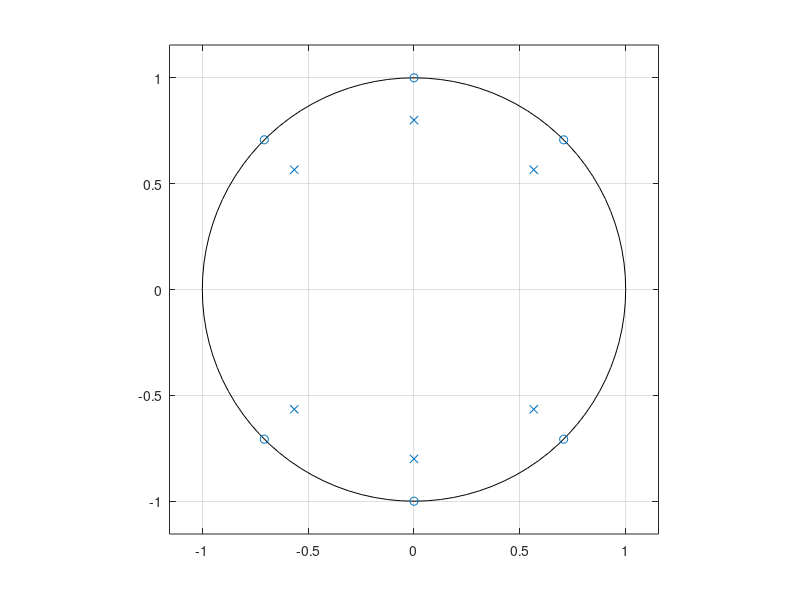
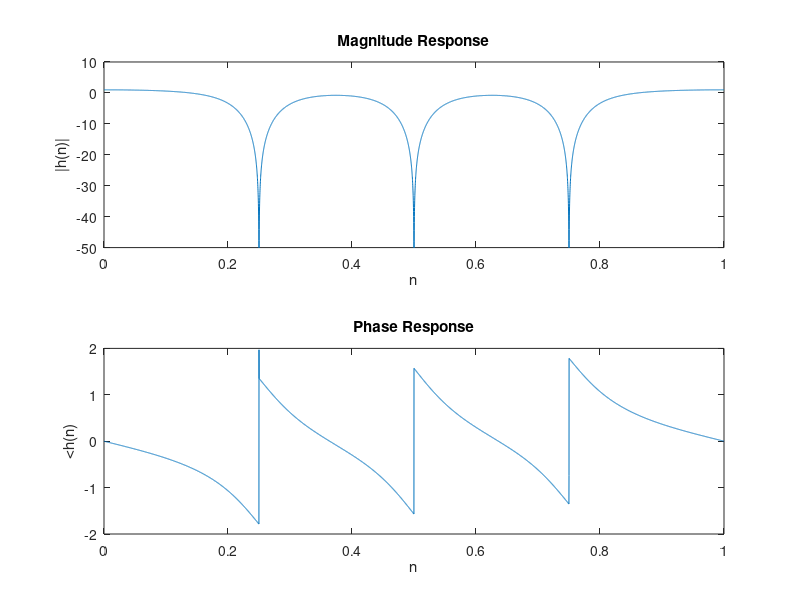

MATLAB code to generate these figures, in order: (Note: this script raises an error after producing the figures.)
fs = 8000;              % sampling rate
f0 = (1:3).*1000;     % notch frequency
fr = f0/fs;             % ratio of notch freq. to Nyquist freq.
nw = 0.2;               % width of the notch

zeros = [exp( 2*1i*pi*fr ), exp( -2*1i*pi*fr )]; % Compute zeros
poles = (1- nw) * zeros; % Compute poles

b = poly(zeros); % average filter coefficients
a = poly(poles); % autoregressive filter coefficients

[H, w] = freqz(b,a,fs);
mag = abs(H);
db = 20*log10((mag+eps)/max(mag))+1;
pha = angle(H);
max(db)

%% Plot Zeros and Magnitude and Phase
figure; % zero plot
zplane(zeros.', poles.');
figure; % mag, phase plot
subplot(211); plot(w/pi,db)
title('Magnitude Response'); xlabel('n'); ylabel('|h(n)|');
ylim([-50, 10])
subplot(212); plot(w/pi, pha)
title('Phase Response'); xlabel('n'); ylabel('<h(n)');

%% Filter Signal
load handel
%load splat
%load laughter
%load train
%load gong
% load chirp

% Add Spectral Noise
t= (1:1:length(y));
spectral = sum(cos(2*pi*fr(:)*t));
y_noise = y + spectral.';
filtered = filter(b,a,y_noise);

figure
subplot(311); plot(y)
title('Original'); xlabel('hz'); ylabel('h(n)'); ylim([-1, 1]);
subplot(312); plot(y_noise)
title('Added Noise'); xlabel('hz'); ylabel('h(n)');
subplot(313); plot(filtered)
title('Filtered'); xlabel('hz'); ylabel('h(n)'); ylim([-1, 1]);

%% Play Sound
% soundsc(y, Fs); pause() % original
soundsc(y_noise, Fs); pause()   % dirty
soundsc(filtered, Fs);  % clean

%% Spectral Plot
nwin = 512; % samples
noverlap = 256; %samples
nfft = 512; %samples

figure
subplot(311); spectrogram(y, nwin, noverlap, nfft); colormap(cool);
title('Original'); xlabel('hz'); ylabel('h(n)');
subplot(312); spectrogram(y_noise, nwin, noverlap, nfft); colormap(cool);
title('Added Noise'); xlabel('hz'); ylabel('h(n)');
subplot(313); spectrogram(filtered, nwin, noverlap, nfft); colormap(cool);
title('After Filtering'); xlabel('hz'); ylabel('h(n)');


